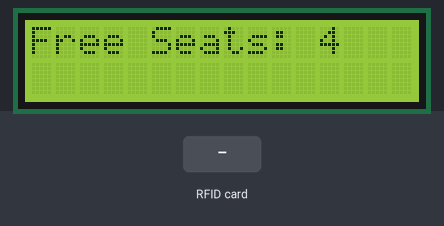
A sketch run on a simulated Arduino Uno, built with avr-gcc and run on an emulated ATmega328P. Shown: 16×2 character LCD. Inputs (shaded band) come from the test bench.

Above: at 1.3 s.
1.4 s: RFID card 5E 7A 19 C4 held to the reader
At 1.9 s:
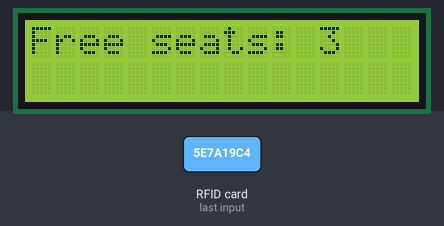
Timing chart, 0 to 4.4 s (numbered marks = the images above; inputs shaded):
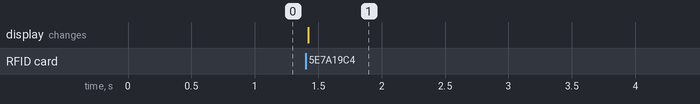

The sketch:

working_version_of_the_course.ino
```cpp
#include <Wire.h>
#include <LiquidCrystal_I2C.h>
#include <SPI.h>
#include <MFRC522.h>


LiquidCrystal_I2C lcd(0x27, 16, 2);

#define SS_PIN 10
#define RST_PIN 9

MFRC522 rfid(SS_PIN, RST_PIN);

const int maxSeats = 4;
int freeSeats = maxSeats;
String uids[maxSeats];
int currentIndex = 0;

void setup() {

  lcd.begin(16, 2);
  lcd.backlight();
  SPI.begin();
  rfid.PCD_Init();

  lcd.print("Free Seats: 4");
}

void loop() {

  if (rfid.PICC_IsNewCardPresent() && rfid.PICC_ReadCardSerial()) {
    String uid = "";
    for (byte i = 0; i < rfid.uid.size; i++) {
      uid += String(rfid.uid.uidByte[i], HEX);
    }

    bool found = false;
    for (int i = 0; i < currentIndex; i++) {
      if (uids[i] == uid) {
        found = true;

        for (int j = i; j < currentIndex - 1; j++) {
          uids[j] = uids[j + 1];
        }
        currentIndex--;
        freeSeats++;
        break;
      }
    }

    if (!found && currentIndex < maxSeats) {
      uids[currentIndex] = uid;
      currentIndex++;
      freeSeats--;
    }

    lcd.clear();
    lcd.print("Free seats: ");
    lcd.print(freeSeats);
    delay(1000);
    rfid.PICC_HaltA();
  }
}
```

Measured:
- after the input at 1.4 s, the display: changes at once (image 1)
